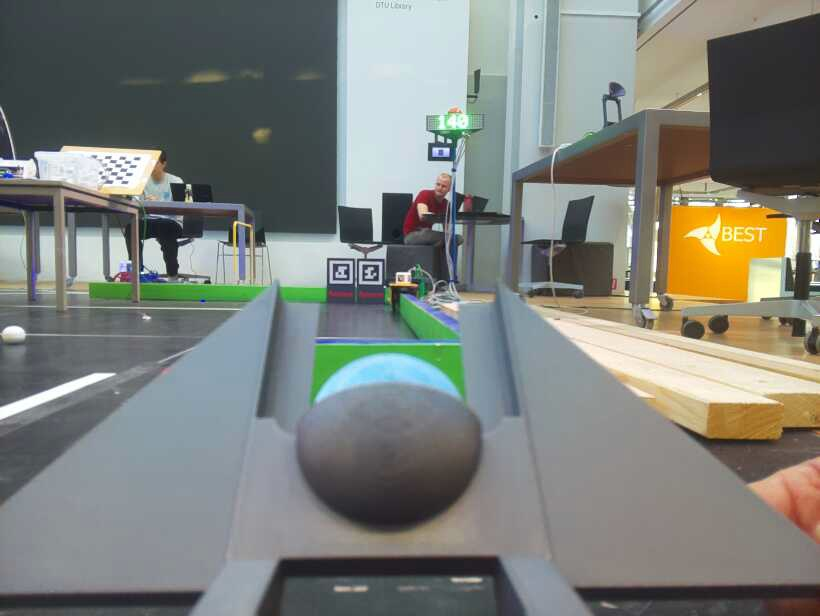
#> input picture mqtt_python/Statemachine/img_ball_grab/5.jpg, 820 x 616 px
$ python ball_test.py
#> lines starting #> are read from the running program, lines starting #| are printed output that depends on the picture; after the words box and inside, x2 and y2 are one past the last pixel; in counts of white or black regions, pixels touching at a corner belong together; long printed decimals are rounded
### mqtt_python/Statemachine/Libraries/ball_detection.py
import numpy as np
import cv2 as cv

from Libraries.saruco import aruco

from orighelpers.scam import cam
from orighelpers.sgpio import gpio
from orighelpers.uservice import service


class BallDetector:
    def __init__(self, camera_matrix, dist_coeffs, ball_diameter_mm=43):
        # [8 lines of commented-out code are left out]
        self.BLUE_LOWER = np.array([90, 125, 100])
        self.BLUE_UPPER = np.array([110, 215, 255])

        self.ORANGE_LOWER = np.array([10, 100, 100])  # H, S, V
        self.ORANGE_UPPER = np.array([25, 255, 255])

        self.RED_LOWER1 = np.array([0, 120, 100])
        self.RED_UPPER1 = np.array([10, 255, 255])
        self.RED_LOWER2 = np.array([0, 80, 60])
        self.RED_UPPER2 = np.array([10, 150, 150])
        self.RED_LOWER3 = np.array([170, 150, 150])
        self.RED_UPPER3 = np.array([180, 255, 255])

        # Camera calibration parameters
        self.camera_matrix = camera_matrix
        self.dist_coeffs = dist_coeffs
        self.ball_diameter = ball_diameter_mm  # Ball diameter in millimeters

        # Variables to hold detected ball information
        self.ball_color         = []
        self.ball_coordiantes   = []

        self.ball_width     = 0.05
        self.ball_height    = 0.043

        self.ball_size = np.array([
            [ self.ball_height/2,                   0,  0],  # Ball diameter in mm
            [-self.ball_height/2,                   0,  0],
            [0,                     self.ball_width/2,  0],
            [0,                    -self.ball_width/2,  0]
        ])
        self.ball_alt_coordinates   = []

        self.max_area = 20000
        self.min_area = 200

    def config_normal_color(self):
        self.BLUE_LOWER = np.array([90, 125, 100])
        self.BLUE_UPPER = np.array([110, 215, 255])

    def config_grabber_color(self):
        self.BLUE_LOWER = np.array([80, 75, 220])
        self.BLUE_UPPER = np.array([125, 135, 255])

    def create_red_mask(self, hsv):
        """Create a mask for detecting red balls."""
        mask1 = cv.inRange(hsv, self.RED_LOWER1, self.RED_UPPER1)
        mask2 = cv.inRange(hsv, self.RED_LOWER2, self.RED_UPPER2)
        mask3 = cv.inRange(hsv, self.RED_LOWER3, self.RED_UPPER3)
        return cv.bitwise_or(mask1, cv.bitwise_or(mask2, mask3))

    def create_blue_mask(self, hsv):
        """Create a mask for detecting blue balls."""
        return cv.inRange(hsv, self.BLUE_LOWER, self.BLUE_UPPER)

    # [17 lines left out: function find_bounding_boxes, not called in this run]

    def cluster_balls(self, image_bgr, mask, color_label):
        """Cluster and detect balls from the mask."""
        contours, _ = cv.findContours(mask, cv.RETR_EXTERNAL, cv.CHAIN_APPROX_SIMPLE)
        clusters = []

        for cnt in contours:
            area = cv.contourArea(cnt)
            if area < self.min_area or area > self.max_area:
                continue

            (cx, cy), radius = cv.minEnclosingCircle(cnt)

            if (cy < 300):
                continue

            cv.circle(image_bgr, (int(cx), int(cy)), int(radius), (0, 255, 0), 2)
            cv.putText(image_bgr, color_label, (int(cx - 10), int(cy - 10)), cv.FONT_HERSHEY_SIMPLEX, 0.6, (0, 255, 0), 2)

            clusters.append((cx, cy, radius, color_label))

        return clusters

    # [4 lines left out: function estimate_depth, not called in this run]

    def process_frame(self, frame):
        """Process a single camera frame to detect balls and calculate robot coordinates."""
        # Undistort the frame
        h, w = frame.shape[:2]
        new_camera_matrix, roi = cv.getOptimalNewCameraMatrix(self.camera_matrix, self.dist_coeffs, (w, h), 1, (w, h))
        frame = cv.undistort(frame, self.camera_matrix, self.dist_coeffs, None, new_camera_matrix)

        blur_frame = cv.GaussianBlur(frame, (11, 11), 0)

        hsv = cv.cvtColor(blur_frame, cv.COLOR_BGR2HSV)
        mask_red = self.create_red_mask(hsv)
        mask_blue = self.create_blue_mask(hsv)

        # Cluster the red and blue balls
        #red_clusters = self.cluster_balls(frame, mask_red, "red")
        red_clusters = []
        blue_clusters = self.cluster_balls(frame, mask_blue, "blue")

        # Reset ball info vars
        self.ball_color             = []
        self.ball_coordiantes       = []

        self.ball_alt_coordinates   = []

        # Process clusters and estimate their 3D coordinates
        for cluster in red_clusters + blue_clusters:
            cx, cy, radius, color_label = cluster
            ball_diameter_pixels = 2 * radius  # diameter is twice the radius
            focal_length = self.camera_matrix[0, 0]  # Assuming focal length is the fx value
            depth = self.estimate_depth(focal_length, ball_diameter_pixels)

            # Ensure depth (z_real) is always positive
            depth = max(depth, 0)

            # Convert coordinates from pixel to robot space
            x_real = (cx - w / 2) * depth / focal_length
            y_real = (cy - h / 2) * depth / focal_length
            z_real = depth

            # Convert to meters
            x_real_meters = x_real / 1000
            y_real_meters = y_real / 1000
            z_real_meters = z_real / 1000

            pxl_ball_edge_coords = np.array([
                    cx + radius, cy,
                    cx - radius, cy,
                    cx, cy + radius,
                    cx, cy - radius
                ]).reshape((4,2))

            #print(f"pxl_ball_edge_coords: {pxl_ball_edge_coords}")

            success, rvec, tvec = cv.solvePnP(self.ball_size, pxl_ball_edge_coords, aruco.intrinsic_camera, aruco.distortion)
            if success:
                #print(f"tvec: {tvec}")
                x__ = tvec[0][0]
                y__ = tvec[1][0]
                z__ = tvec[2][0]
                #print(f"x__: {x__}, y__: {y__}, z__: {z__}")
                alt_coords = aruco.rotation_translation_matrix @ aruco.frame_change_matrix @ np.array([x__, y__, z__, 1])
                #print(f"rx: {alt_coords[0]}, ry: {alt_coords[1]}, rz: {alt_coords[2]}")
                #print(f"x_meters: {x_real_meters}, y_meters: {y_real_meters}, z_meters: {z_real_meters}")
            else:
                alt_coords = np.array([0, 0, 0, 1])
            self.ball_alt_coordinates.append((alt_coords[0], alt_coords[1], alt_coords[2]))

            self.ball_color.append(color_label)
            self.ball_coordiantes.append((x_real_meters, y_real_meters, z_real_meters))

            #print(f"Ball: {color_label} at Robot Coordinates (x, y, z) = ({x_real_meters:.3f}, {y_real_meters:.3f}, {z_real_meters:.3f})")

        return frame

    # [45 lines left out: functions start_camera_stream, capture_frame_analyze, clear, not called in this run]


camera_matrix = np.array([[624.3480342,    0,         402.53289042],
                          [  0,         622.25436976, 316.87176544],
                          [  0,            0,            1        ]])

distortion_matrix = np.array([1.80760080e-01, -4.83549201e-01, -5.26630811e-03,  2.78445106e-04, 3.96739795e-01])


ball_detector = BallDetector(camera_matrix, distortion_matrix)

### mqtt_python/Statemachine/Libraries/saruco.py
# AruCo marker and pose detection
# Based on: https://github.com/Ritabrata-Chakraborty/ArUco/blob/main/Aruco_Detection.py
# Req: opencv 4.6.*

import cv2 as cv
import pickle
import numpy as np
import sys
import time
from orighelpers.scam import cam
from orighelpers.uservice import service
from orighelpers.sgpio import gpio

# [82 lines left out: functions imageAnalysis, search_id, search_id_list, not called in this run]

class SAruCo:

    def __init__(self):
        self.aruco_type = "DICT_4X4_100"
        self.aruco_dict = cv.aruco.getPredefinedDictionary(cv.aruco.DICT_4X4_100)
        self.aruco_params = cv.aruco.DetectorParameters_create()
        print("Initialized ArUco detection")

        self.c_zr = 0.192           # camera height [m]
        self.c_xr = 0.02               # camera offset [m]
        self.phi  = np.deg2rad(11)   # camera angle [rad]

        self.aruco_square_length = 0.035 # side length of the ArUco marker

        self.frame_change_matrix = np.array(
            [[ 0,  0, 1, 0],
             [-1,  0, 0, 0],
             [ 0, -1, 0, 0],
             [ 0,  0, 0, 1]]
        )

        self.rotation_translation_matrix = np.array(
            [[np.cos(self.phi),        0,  np.sin(self.phi),       -self.c_xr],
             [0,                       1,  0,                               0],
             [-np.sin(self.phi),       0,  np.cos(self.phi),       self.c_zr],
             [0,                       0,  0,                               1]]
        )

        self.intrinsic_camera = np.array([[624.3480342,    0,         402.53289042],
                                          [  0,         622.25436976, 316.87176544],
                                          [  0,            0,            1        ]])

        self.distortion = np.array([1.80760080e-01, -4.83549201e-01, -5.26630811e-03,  2.78445106e-04, 3.96739795e-01])

        self.aruco_qr_specs_small = np.array([
            [0,       0,        0], # Top-left-front
            [0.035,   0,        0], # Top-right-front
            [0.035, 0.035,      0], # Bottom-right-front
            [0,     0.035,      0]  # Bottom-left-front
        ])

        self.aruco_qr_specs_big = np.array([
            [0,       0,      0],   # Top-left-front
            [0.1,     0,      0],  # Top-right-front
            [0.1,   0.1,      0], # Bottom-right-front
            [0,     0.1,      0]  # Bottom-left-front
        ])

        self.aruco_qr_ids_small = [5, 23, 53, 20]

        self.g_aruco    = False
        self.g_ids      = []
        self.g_coords   = []

    # [303 lines left out: functions load_camera_calibration, detect_markers_draw, detect_markers_list, center_group_cubes, draw_centers, convert_coordinates_to_3d and 7 more, not called in this run]


aruco = SAruCo()


# [40 lines that do not run on import are left out]

### mqtt_python/Statemachine/ball_test.py
import numpy as np
import cv2 as cv

from orighelpers.scam import cam
from orighelpers.sgpio import gpio
from orighelpers.uservice import service

from Libraries.ball_detection import ball_detector

if __name__ == "__main__":
    # [6 lines of commented-out code are left out]
    image = cv.imread("img_ball_grab/5.jpg")
#> image is the input picture: shape (616, 820, 3); mean B, G, R 122.6, 128.1, 124.6
    #image = cv.imread("img_ball_grab/5_crop.jpg")

    hsv_extraction = cv.cvtColor(image, cv.COLOR_BGR2HSV)
#> hsv_extraction: shape (616, 820, 3); mean H, S, V 74.6, 41.9, 136.3
    # [5 lines of commented-out code are left out]
    print(image)
#> (printed output is left out)

    print(f"avg h {np.mean(hsv_extraction[:, :, 0])}")
#| avg h 74.589
    print(f"avg s {np.mean(hsv_extraction[:, :, 1])}")
#| avg s 41.908
    print(f"avg v {np.mean(hsv_extraction[:, :, 2])}")
#| avg v 136.336

    print(f"max h {np.max(hsv_extraction[:, :, 0])}")
#| max h 179
    print(f"max s {np.max(hsv_extraction[:, :, 1])}")
#| max s 255
    print(f"max v {np.max(hsv_extraction[:, :, 2])}")
#| max v 255

    print(f"min h {np.min(hsv_extraction[:, :, 0])}")
#| min h 0
    print(f"min s {np.min(hsv_extraction[:, :, 1])}")
#| min s 0
    print(f"min v {np.min(hsv_extraction[:, :, 2])}")
#| min v 11

    image = ball_detector.process_frame(image)
#> in process_frame, `frame = cv.undistort(frame, self.camera_matrix, self.dist_coeffs, None..`:
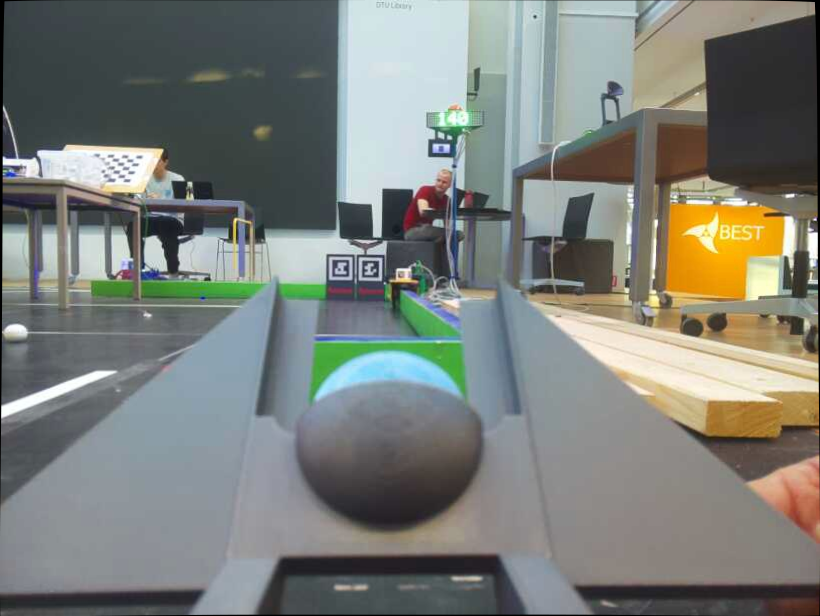
#> frame: shape (616, 820, 3); mean of channels 0, 1, 2 121.8, 127.2, 123.7; drawn as B, G, R
#> in process_frame, `blur_frame = cv.GaussianBlur(frame, (11, 11), 0)`:
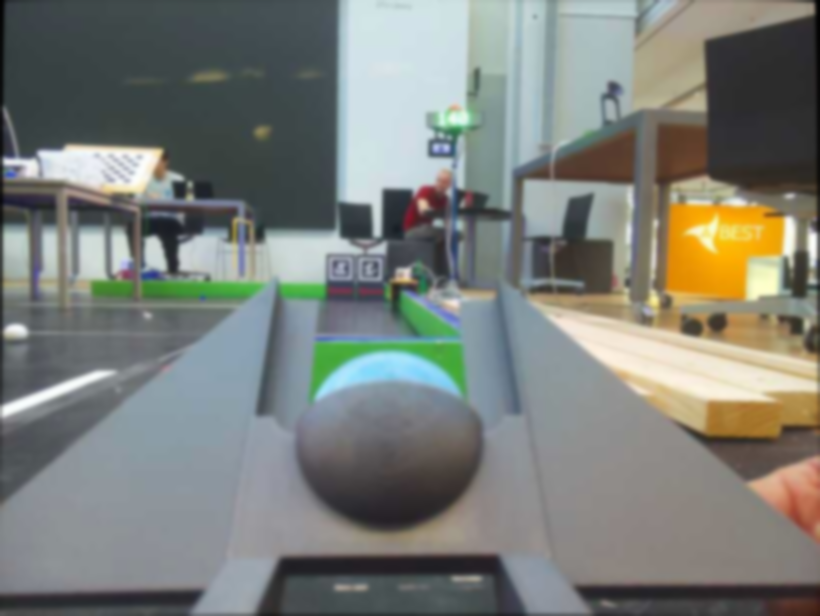
#> blur_frame: shape (616, 820, 3); mean of channels 0, 1, 2 121.9, 127.3, 123.8; drawn as B, G, R
#> in process_frame, `hsv = cv.cvtColor(blur_frame, cv.COLOR_BGR2HSV)`: hsv: shape (616, 820, 3); mean H, S, V 74.4, 40.6, 135.3
#> in create_red_mask, `mask1 = cv.inRange(hsv, self.RED_LOWER1, self.RED_UPPER1)`:
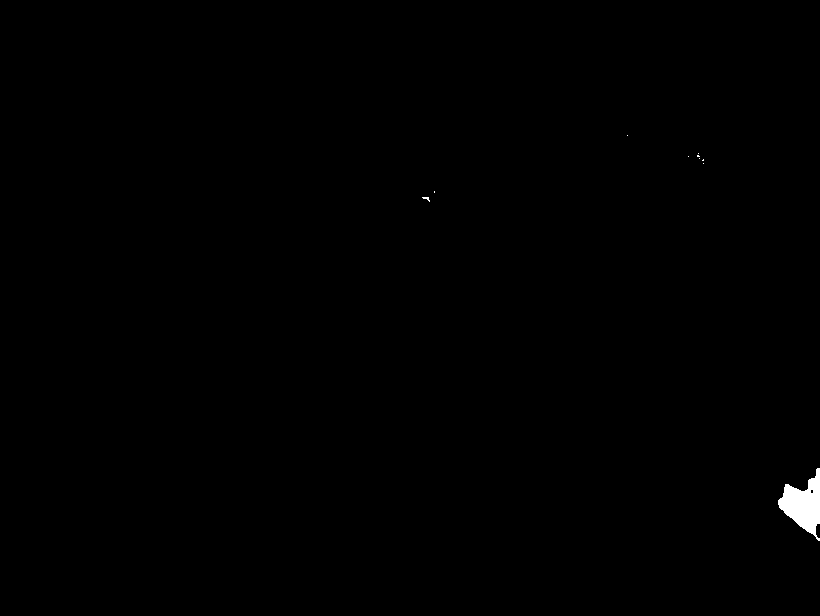
#> mask1: shape (616, 820); 0.32% white; 10 white regions (9 under 20 px), largest, box (x1, y1, x2, y2) and area: (778, 468, 820, 541) 1579
#> in create_red_mask, `mask2 = cv.inRange(hsv, self.RED_LOWER2, self.RED_UPPER2)`:
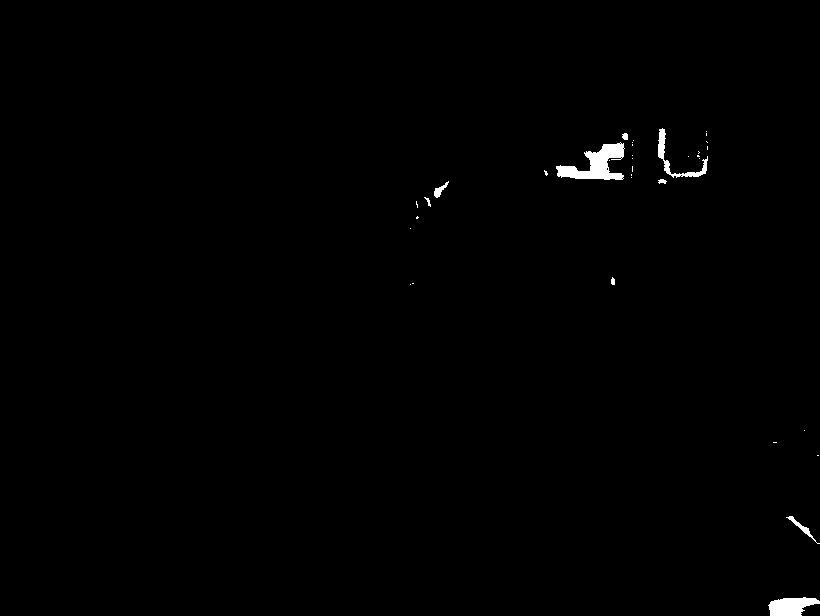
#> mask2: shape (616, 820); 0.56% white; 35 white regions (26 under 20 px), largest, box (x1, y1, x2, y2) and area: (556, 142, 625, 180) 1247, (768, 597, 820, 616) 688, (658, 128, 708, 178) 446
#> in create_red_mask, `mask3 = cv.inRange(hsv, self.RED_LOWER3, self.RED_UPPER3)`:
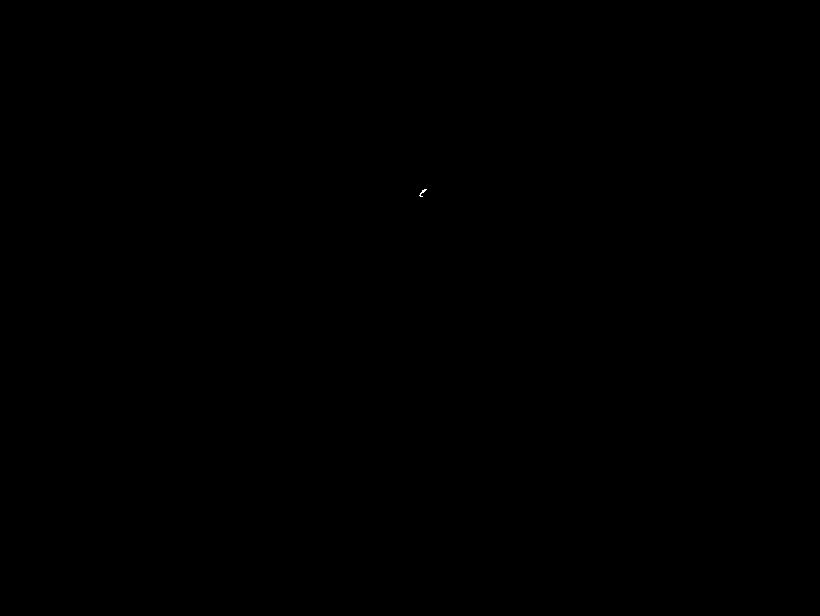
#> mask3: shape (616, 820); 0% white in thin lines or dots, all inside (x1, y1, x2, y2) = (419, 189, 427, 197)
#> in create_red_mask, `return cv.bitwise_or(mask1, cv.bitwise_or(mask2, mask3))`:
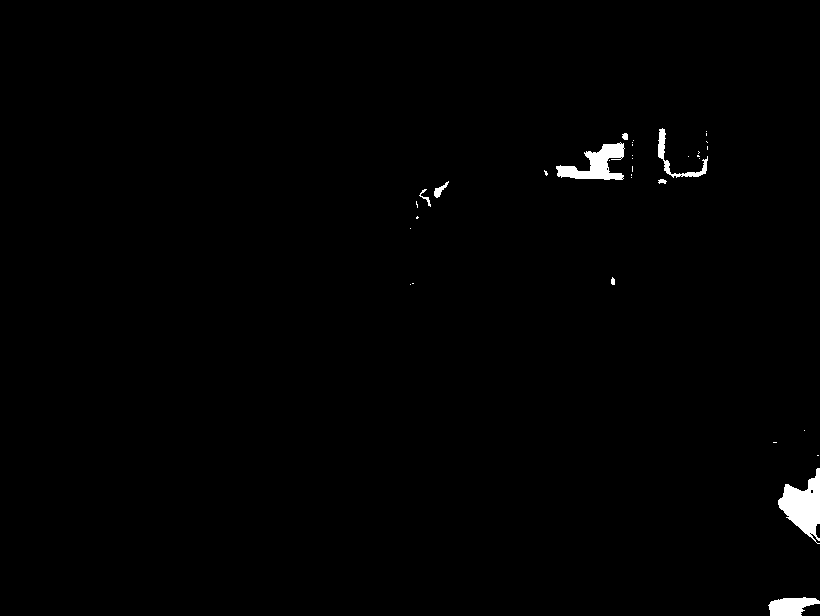
#> returned value: shape (616, 820); 0.86% white; 35 white regions (26 under 20 px), largest, box (x1, y1, x2, y2) and area: (778, 468, 820, 544) 1664, (556, 142, 625, 180) 1247, (768, 597, 820, 616) 688
#> in create_blue_mask, `return cv.inRange(hsv, self.BLUE_LOWER, self.BLUE_UPPER)`: returned value: shape (616, 820); 0.02% white in thin lines or dots, all inside (x1, y1, x2, y2) = (8, 148, 456, 374)
#> in cluster_balls, `contours, _ = cv.findContours(mask, cv.RETR_EXTERNAL, cv.CHAIN_APPROX_..`: contours = 12 contours, all with area under 20
#> the loop in cluster_balls, `for cnt in contours:` made 12 passes
#> (cnt, area) on passes 1, 2, 3, 4, 6, 9, 10, 11, 12: ([[418, 372], [418, 373], [421, 373], [420, 372]], 2.5), ([[370, 371], [369, 372], [370, 372]], 0.5), ([[325, 339]], 0), ([[323, 339]], 0), ([[202, 297]], 0), ([[454, 204], [454, 213], [455, 213], [454, 212]], 0.5), ([[455, 202]], 0), ([[8, 172]], 0), ([[452, 148], [452, 152], [453, 151], [453, 148]], 3.5)
#> area on passes 5, 7, 8: 3, 9.5, 4
#> after the loop in cluster_balls, `for cnt in contours:`: clusters = []

    Alive = True
    while Alive:
        print("Ball Detection")
        for id, coords in zip(ball_detector.ball_color, ball_detector.ball_coordiantes):
            print(f"Ball: {id} at = ({coords[0]:.3f}, {coords[1]:.3f}, {coords[2]:.3f})")
            print(f"Alt coords: {ball_detector.ball_alt_coordinates}")
#> this loop made 0 passes

        cv.imshow("Ball Detection", image)
        keypress = cv.waitKey(0)
#> (key q is pressed here)
        if keypress == ord('q') or keypress & 0xFF == 27:
            Alive = False

    cv.destroyAllWindows()
